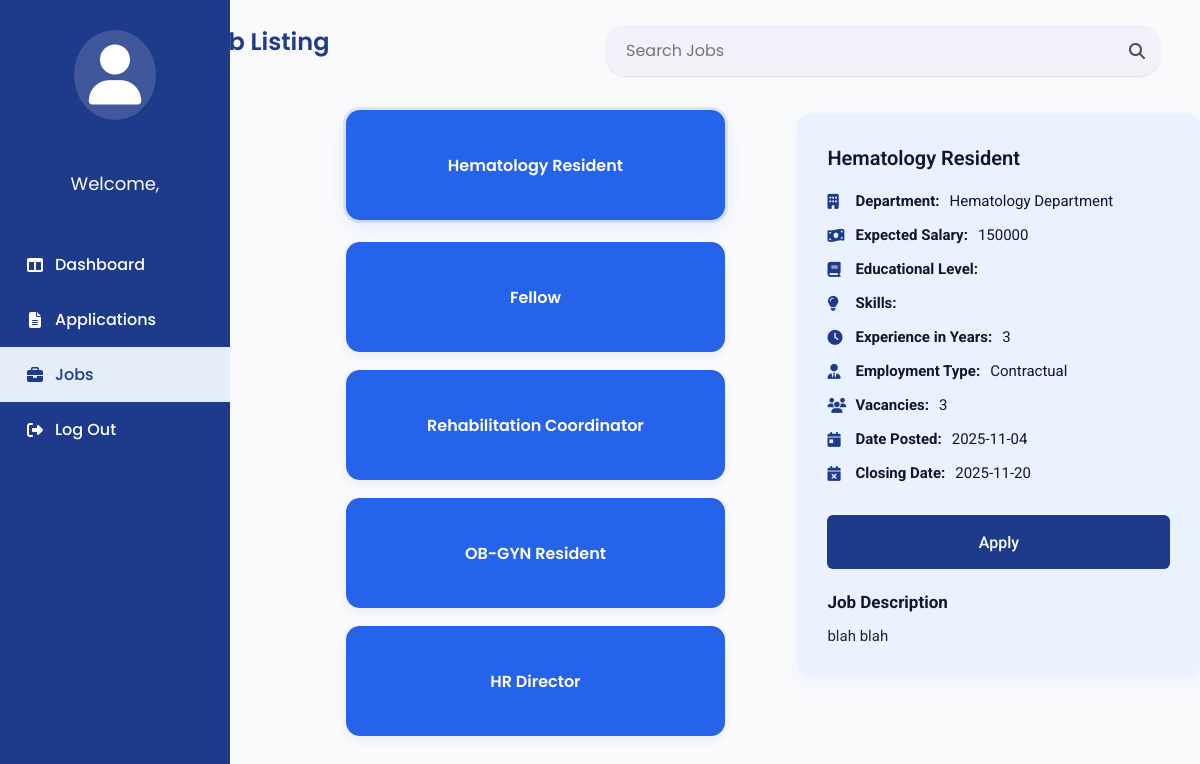
Page /Applicant_Jobs.php on the earlier database version.
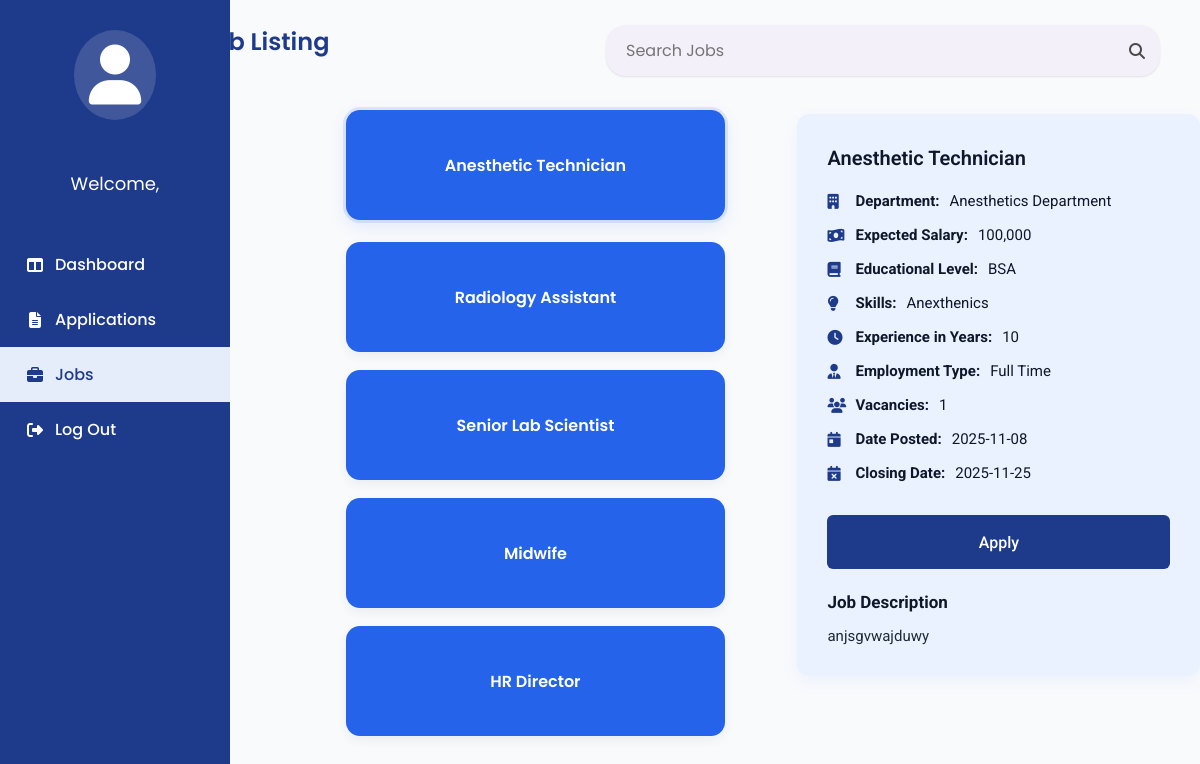
Same page on the later database version.
### tables this page shows
CREATE TABLE `job_posting` (
  `jobID` int(11) NOT NULL,
  `job_title` varchar(150) NOT NULL,
  `job_description` text NOT NULL,
  `department` int(11) NOT NULL,
  `qualification` varchar(255) DEFAULT NULL,
  `educational_level` varchar(100) DEFAULT NULL,
  `skills` text DEFAULT NULL,
  `expected_salary` varchar(50) DEFAULT NULL,
  `experience_years` int(11) DEFAULT NULL,
  `employment_type` int(11) DEFAULT NULL,
  `location` varchar(100) DEFAULT NULL,
  `vacancies` int(11) DEFAULT NULL,
  `date_posted` date DEFAULT NULL,
  `closing_date` date DEFAULT NULL
);

### Applicant_Jobs.php (the view, shortened to what this page needs)
<?php
require 'admin/db.connect.php';
$applicant_id = $_SESSION['applicant_employee_id'];
$applicantname = "";
$stmt = $conn->prepare("SELECT fullName FROM applicant WHERE applicantID = ?");
$stmt->bind_param("s", $applicant_id);
$stmt->execute();
$result = $stmt->get_result();
if ($result->num_rows > 0) {
    $row = $result->fetch_assoc();
    $applicantname = $row['fullName'];
} else {
    $applicantname = $_SESSION['fullname'];
}
$search = trim($_GET['q'] ?? '');
$jobs = [];
$job_sql_base = "SELECT jp.jobID, jp.job_title, jp.job_description, COALESCE(d.deptName,'') AS department_name, jp.educational_level, jp.skills, jp.expected_salary, jp.experience_years, COALESCE(et.typeName,'') AS employment_type, jp.location, jp.vacancies, jp.date_posted, jp.closing_date FROM job_posting jp LEFT JOIN department d ON jp.department = d.deptID LEFT JOIN employment_type et ON jp.employment_type = et.emtypeID";
if ($search !== '') {
  $job_sql = $job_sql_base . " WHERE (jp.job_title LIKE ? OR jp.job_description LIKE ? OR d.deptName LIKE ? OR jp.skills LIKE ?) ORDER BY jp.date_posted DESC";
  $job_stmt = $conn->prepare($job_sql);
  if ($job_stmt) {
    $like = "%" . $search . "%";
    $job_stmt->bind_param('ssss', $like, $like, $like, $like);
    $job_stmt->execute();
    $jres = $job_stmt->get_result();
    while ($j = $jres->fetch_assoc()) {
      $jobs[] = $j;
    }
    $job_stmt->close();
  }
} else {
  $job_sql = $job_sql_base . " ORDER BY jp.date_posted DESC";
  $job_stmt = $conn->prepare($job_sql);
  if ($job_stmt) {
    $job_stmt->execute();
    $jres = $job_stmt->get_result();
    while ($j = $jres->fetch_assoc()) {
      $jobs[] = $j;
    }
  }
}
?>
<!DOCTYPE html>
<html lang="en">
<head>
  <link rel="stylesheet" href="https://cdnjs.cloudflare.com/ajax/libs/font-awesome/6.5.0/css/all.min.css">
  <link rel="stylesheet" href="applicant.css">
</head>
<body>
  <div class="sidebar">
    <a href="Applicant_Profile.php" class="profile">
      <i class="fa-solid fa-user"></i>
    </a>
    <div class="sidebar-name">
      <p><?php echo "Welcome, $applicantname"; ?></p>
    </div>
    <ul class="nav">
      <li><a href="Applicant_Dashboard.php"><i class="fa-solid fa-table-columns"></i>Dashboard</a></li>
      <li><a href="Applicant_Application.php"><i class="fa-solid fa-file-lines"></i>Applications</a></li>
      <li class="active"><a href="Applicant_Jobs.php"><i class="fa-solid fa-briefcase"></i>Jobs</a></li>
      <li><a href="Applicant_Login.php"><i class="fa-solid fa-right-from-bracket"></i>Log Out</a></li>
    </ul>
  </div>
  <div class="main-content">
    <h1>Job Listing</h1>
    <div class="search-bar">
      <input type="text" placeholder="Search Jobs">
      <i class="fa-solid fa-magnifying-glass"></i>
    </div>
    <div class="job-container">
      <div class="job-list">
        <?php if (!empty($jobs)): ?>
          <?php foreach ($jobs as $index => $job): ?>
            <div class="job-card" data-index="<?php echo (int) $index; ?>">
              <?php echo htmlspecialchars($job['job_title']); ?>
            </div>
          <?php endforeach; ?>
        <?php else: ?>
          <div style="padding:20px;background:#fff;border-radius:10px;">No job postings available at the moment.</div>
        <?php endif; ?>
      </div>
      <div class="job-details" id="jobDetails">
        <?php if (!empty($jobs)):
          $first = $jobs[0]; ?>
          <h2 id="detail_title"><?php echo htmlspecialchars($first['job_title']); ?></h2>
          <div class="job-info" id="detail_info">
            <div><i class="fa-solid fa-building"></i><strong>Department:</strong> <span
                id="detail_department"><?php echo htmlspecialchars($first['department_name']); ?></span></div>
            <div><i class="fa-solid fa-money-bill-wave"></i><strong>Expected Salary:</strong> <span
                id="detail_salary"><?php echo htmlspecialchars($first['expected_salary']); ?></span></div>
            <div><i class="fa-solid fa-book"></i><strong>Educational Level:</strong> <span
                id="detail_education_level"><?php echo htmlspecialchars($first['educational_level']); ?></span></div>
            <div><i class="fa-solid fa-lightbulb"></i><strong>Skills:</strong> <span
                id="detail_skills"><?php echo htmlspecialchars($first['skills']); ?></span></div>
            <div><i class="fa-solid fa-clock"></i><strong>Experience in Years:</strong> <span
                id="detail_experience"><?php echo htmlspecialchars($first['experience_years']); ?></span></div>
            <div><i class="fa-solid fa-user-tie"></i><strong>Employment Type:</strong> <span
                id="detail_employment_type"><?php echo htmlspecialchars($first['employment_type']); ?></span></div>
            <div><i class="fa-solid fa-users"></i><strong>Vacancies:</strong> <span
                id="detail_vacancies"><?php echo htmlspecialchars($first['vacancies']); ?></span></div>
            <div><i class="fa-solid fa-calendar-day"></i><strong>Date Posted:</strong> <span
                id="detail_date_posted"><?php echo htmlspecialchars($first['date_posted']); ?></span></div>
            <div><i class="fa-solid fa-calendar-xmark"></i><strong>Closing Date:</strong> <span
                id="detail_closing_date"><?php echo htmlspecialchars($first['closing_date']); ?></span></div>
          </div>
          <button type="button" class="apply-btn" id="openApplyBtn" onclick="openApplyModal()">Apply</button>
          <div class="job-description">
            <h3>Job Description</h3>
            <p id="detail_description"><?php echo nl2br(htmlspecialchars($first['job_description'])); ?></p>
          </div>
        <?php endif; ?>
      </div>
    </div>
  </div>
</body>
</html>

### applicant.css (style rules this page uses)
* { margin: 0; padding: 0; box-sizing: border-box; }
.main-content { display: flex; justify-content: center; }
input[type="text"], input[type="email"], input[type="password"] { width: 500px; padding: 16px 16px 16px 45px; border-radius: 10px; border: 1px solid #D9D9D9; font-family: "Roboto", sans-serif; font-size: 16px; }
button { font-family: "Roboto", sans-serif; background-color: #2563EB; border: none; border-radius: 20px; width: 343px; height: 54px; color: #CEE3F5; font-size: 16px; margin: 20px 10px; cursor: pointer; transition: 0.3s; }
.main-content, .login-button, .forgot-password, .show-password { display: flex; justify-content: center; }
.sidebar { width: 230px; background-color: #1E3A8A; height: 100vh; display: flex; flex-direction: column; align-items: center; padding-top: 30px; position: fixed; left: 0; top: 0; }
.profile i { font-size: 60px; color: #ffffff; background-color: rgba(255, 255, 255, 0.15); border-radius: 50%; padding: 15px; margin-bottom: 40px; }
.nav { list-style: none; width: 100%; }
.nav li { color: #ffffff; padding: 15px 25px; display: flex; align-items: center; gap: 10px; font-weight: 500; cursor: pointer; transition: all 0.3s ease; }
.nav li:hover, .nav li.active { background-color: #e5edfb; color: #1E3A8A; }
.nav i { width: 20px; text-align: center; }
.nav a { text-decoration: none; color: inherit; display: flex; align-items: center; gap: 10px; width: 100%; }
.nav li.active a { color: #1E3A8A; }

### Applicant_Jobs.php (style rules this page uses)
body { font-family: 'Poppins', 'Roboto', sans-serif; margin: 0; background-color: #f9fafc; display: flex; }
.main-content { margin-left: 220px; padding: 24px 32px; width: calc(100% - 240px); }
h1 { font-size: 24px; font-weight: 600; color: #1E3A8A; gap: 25px; margin-bottom: 10px; white-space: nowrap; display: inline-block; }
.search-bar { position: absolute; top: 25px; right: 40px; background-color: #f3f0fa; border-radius: 20px; padding: 8px 15px; display: flex; align-items: center; box-shadow: 0 1px 2px rgba(0, 0, 0, 0.1); }
.search-bar input { border: none; background: transparent; outline: none; padding: 5px; font-family: 'Poppins'; }
.search-bar i { color: #4a4a4a; margin-left: 8px; cursor: pointer; }
.job-container { display: grid; grid-template-columns: 420px 1fr; margin-top: 90px; gap: 48px; align-items: start; align-content: start; width: 100%; box-sizing: border-box; }
.job-list { display: flex; flex-direction: column; gap: 18px; max-width: 420px; padding-right: 8px; width: 100%; align-items: center; }
.job-card { background-color: #2563EB; color: #fff; padding: 22px 24px; border-radius: 14px; min-height: 110px; width: 92%; margin: 0 auto; font-weight: 600; box-shadow: 0 4px 12px rgba(16, 24, 40, 0.06); cursor: pointer; transition: transform 0.16s, box-shadow 0.16s; display: flex; align-items: center; justify-content: center; font-size: 16px; }
.job-card.active-card { outline: 3px solid rgba(37, 99, 235, 0.12); box-shadow: 0 6px 18px rgba(37, 99, 235, 0.12); transform: translateY(-4px); }
.job-details { background-color: #eaf2ff; border-radius: 12px; padding: 28px 30px; color: #0f172a; font-family: 'Roboto'; box-shadow: 0 6px 18px rgba(37, 99, 235, 0.06); line-height: 1.6; min-height: 220px; }
.job-details h2 { font-size: 20px; margin-bottom: 15px; font-weight: 600; }
.job-info { display: flex; flex-direction: column; gap: 10px; margin-bottom: 20px; }
.job-info div { display: flex; align-items: center; gap: 10px; font-size: 15px; }
.job-info i { width: 18px; color: #1E3A8A; }
.apply-btn { background-color: #1E3A8A; color: #fff; border: none; padding: 8px 22px; border-radius: 6px; font-weight: 500; cursor: pointer; margin: 10px 0 20px 0; transition: background-color 0.2s ease; }
.job-description h3 { font-size: 17px; margin-bottom: 8px; }
.job-description p { margin: 0; color: #1f2937; font-size: 15px; }
.apply-btn { padding: 8px 18px; min-width: 120px; }
.sidebar-name { display: flex; justify-content: center; align-items: center; text-align: center; color: white; padding: 10px; margin-bottom: 30px; font-size: 18px; flex-direction: column; }

Differences in the rows shown:
removed job_posting: job_title "Hematology Resident", expected_salary "150000", experience_years "3", vacancies "3", date_posted "2025-11-04", closing_date "2025-11-20", job_description "blah blah"
removed job_posting: job_title "Fellow"
removed job_posting: job_title "Rehabilitation Coordinator"
removed job_posting: job_title "OB-GYN Resident"
added job_posting: job_title "Anesthetic Technician", expected_salary "100,000", educational_level "BSA", skills "Anexthenics", experience_years "10", vacancies "1", date_posted "2025-11-08", closing_date "2025-11-25", job_description "anjsgvwajduwy"
added job_posting: job_title "Radiology Assistant"
added job_posting: job_title "Senior Lab Scientist"
added job_posting: job_title "Midwife"
Other differences:
$first['department_name']: "Hematology Department" → "Anesthetics Department"
$first['employment_type']: "Contractual" → "Full Time"
